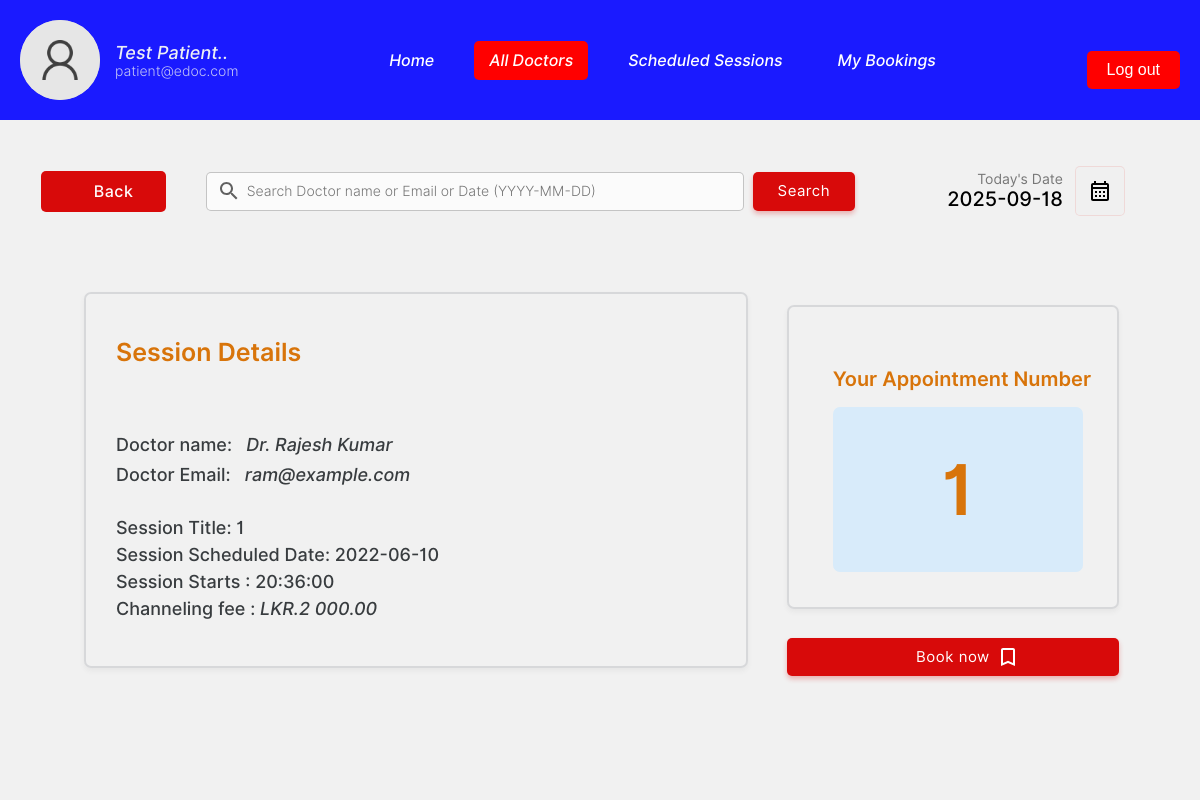
The page /edoc-doctor-appointment-system-main/patient/booking.php?id=2 (signed in) on the database its author committed.
### tables this page shows
CREATE TABLE `patient` (
  `pid` int(11) NOT NULL,
  `pemail` varchar(255) DEFAULT NULL,
  `pname` varchar(255) DEFAULT NULL,
  `ppassword` varchar(255) DEFAULT NULL,
  `paddress` varchar(255) DEFAULT NULL,
  `pnic` varchar(15) DEFAULT NULL,
  `pdob` date DEFAULT NULL,
  `ptel` varchar(15) DEFAULT NULL
);

CREATE TABLE `schedule` (
  `scheduleid` int(11) NOT NULL,
  `docid` varchar(255) DEFAULT NULL,
  `title` varchar(255) DEFAULT NULL,
  `scheduledate` date DEFAULT NULL,
  `scheduletime` time DEFAULT NULL,
  `nop` int(4) DEFAULT NULL
);

CREATE TABLE `doctor` (
  `docid` int(11) NOT NULL,
  `docemail` varchar(255) DEFAULT NULL,
  `docname` varchar(255) DEFAULT NULL,
  `docpassword` varchar(255) DEFAULT NULL,
  `docnic` varchar(15) DEFAULT NULL,
  `doctel` varchar(15) DEFAULT NULL,
  `specialties` int(50) DEFAULT NULL,
  `location` varchar(50) NOT NULL,
  `specialization` varchar(50) NOT NULL,
  `hospital` varchar(50) NOT NULL
);

### edoc-doctor-appointment-system-main/patient/booking.php (the view, shortened to what this page needs)
<!DOCTYPE html>
<html lang="en">
<head>
    <link rel="stylesheet" href="../css/animations.css">
    <link rel="stylesheet" href="../css/main.css">
    <link rel="stylesheet" href="../css/admin.css">
</head>
<body>
    <?php
    if(isset($_SESSION["user"])){
        if(($_SESSION["user"])=="" or $_SESSION['usertype']!='p'){
            header("location: ../login.php");
        }else{
            $useremail=$_SESSION["user"];
        }
    }else{
        header("location: ../login.php");
    }
    include("../connection.php");
    $sqlmain= "select * from patient where pemail=?";
    $stmt = $database->prepare($sqlmain);
    $stmt->bind_param("s",$useremail);
    $stmt->execute();
    $result = $stmt->get_result();
    $userfetch=$result->fetch_assoc();
    $username=$userfetch["pname"];
    $today = date('Y-m-d');
 ?>
<div class="top-bar">
    <div class="profile-header">
        <img src="../img/user.png" alt="">
        <div class="profile-text">
            <p class="profile-title"><?php echo substr($username,0,13)  ?>..</p>
            <p class="profile-subtitle"><?php echo substr($useremail,0,22)  ?></p>
        </div>
    </div>
    <nav class="navbar">
        <a href="index.php">Home</a>
        <a href="doctors.php" class="menu-active">All Doctors</a>
        <a href="schedule.php">Scheduled Sessions</a>
        <a href="appointment.php">My Bookings</a>
    </nav>
    <a href="../logout.php">
        <button class="logout-btn">Log out</button>
    </a>
</div>
        <div class="dash-body">
            <table border="0" width="100%" style=" border-spacing: 0;margin:0;padding:0;margin-top:25px; ">
                <tr >
                    <td width="13%" >
                    <a href="schedule.php" ><button  class="login-btn btn-primary-soft btn btn-icon-back"  style="padding-top:11px;padding-bottom:11px;margin-left:20px;width:125px"><font class="tn-in-text">Back</font></button></a>
                    </td>
                    <td >
                            <form action="schedule.php" method="post" class="header-search">
                                        <input type="search" name="search" class="input-text header-searchbar" placeholder="Search Doctor name or Email or Date (YYYY-MM-DD)" list="doctors" >&nbsp;&nbsp;
                                        <input type="Submit" value="Search" class="login-btn btn-primary btn" style="padding-left: 25px;padding-right: 25px;padding-top: 10px;padding-bottom: 10px;">
                                        </form>
                    </td>
                    <td width="15%">
                        <p style="font-size: 14px;color: rgb(119, 119, 119);padding: 0;margin: 0;text-align: right;">
                            Today's Date
                        </p>
                        <p class="heading-sub12" style="padding: 0;margin: 0;">
                            <?php
                                echo $today;
                        ?>
                        </p>
                    </td>
                    <td width="10%">
                        <button  class="btn-label"  style="display: flex;justify-content: center;align-items: center;"><img src="../img/calendar.svg" width="100%"></button>
                    </td>
                </tr>
                <tr>
                    <td colspan="4" style="padding-top:10px;width: 100%;" >
                    </td>
                </tr>
                <tr>
                   <td colspan="4">
                       <center>
                        <div class="abc scroll">
                        <table width="100%" class="sub-table scrolldown" border="0" style="padding: 50px;border:none">
                        <tbody>
                            <?php
                            if(($_GET)){
                                if(isset($_GET["id"])){
                                    $id=$_GET["id"];
                                    $sqlmain= "select * from schedule inner join doctor on schedule.docid=doctor.docid where schedule.scheduleid=? order by schedule.scheduledate desc";
                                    $stmt = $database->prepare($sqlmain);
                                    $stmt->bind_param("i", $id);
                                    $stmt->execute();
                                    $result = $stmt->get_result();
                                    $row=$result->fetch_assoc();
                                    $scheduleid=$row["scheduleid"];
                                    $title=$row["title"];
                                    $docname=$row["docname"];
                                    $docemail=$row["docemail"];
                                    $scheduledate=$row["scheduledate"];
                                    $scheduletime=$row["scheduletime"];
                                    $sql2="select * from appointment where scheduleid=$id";
                                     $result12= $database->query($sql2);
                                     $apponum=($result12->num_rows)+1;
                                    echo '
                                        <form action="booking-complete.php" method="post">
                                            <input type="hidden" name="scheduleid" value="'.$scheduleid.'" >
                                            <input type="hidden" name="apponum" value="'.$apponum.'" >
                                            <input type="hidden" name="date" value="'.$today.'" >
                                    ';
                                    echo '
                                    <td style="width: 50%;" rowspan="2">
                                            <div  class="dashboard-items search-items"  >
                                                <div style="width:100%">
                                                        <div class="h1-search" style="font-size:25px;">
                                                            Session Details
                                                        </div><br><br>
                                                        <div class="h3-search" style="font-size:18px;line-height:30px">
                                                            Doctor name:  &nbsp;&nbsp;<b>'.$docname.'</b><br>
                                                            Doctor Email:  &nbsp;&nbsp;<b>'.$docemail.'</b>
                                                        </div>
                                                        <div class="h3-search" style="font-size:18px;">
                                                        </div><br>
                                                        <div class="h3-search" style="font-size:18px;">
                                                            Session Title: '.$title.'<br>
                                                            Session Scheduled Date: '.$scheduledate.'<br>
                                                            Session Starts : '.$scheduletime.'<br>
                                                            Channeling fee : <b>LKR.2 000.00</b>
                                                        </div>
                                                        <br>
                                                </div>
                                            </div>
                                        </td>
                                        <td style="width: 25%;">
                                            <div  class="dashboard-items search-items"  >
                                                <div style="width:100%;padding-top: 15px;padding-bottom: 15px;">
                                                        <div class="h1-search" style="font-size:20px;line-height: 35px;margin-left:8px;text-align:center;">
                                                            Your Appointment Number
                                                        </div>
                                                        <center>
                                                        <div class=" dashboard-icons" style="margin-left: 0px;width:90%;font-size:70px;font-weight:800;text-align:center;color:var(--btnnictext);background-color: var(--btnice)">'.$apponum.'</div>
                                                    </center>
                                                        </div><br>
                                                        <br>
                                                        <br>
                                                </div>
                                            </div>
                                        </td>
                                        </tr>
                                        <tr>
                                            <td>
                                                <input type="Submit" class="login-btn btn-primary btn btn-book" style="margin-left:10px;padding-left: 25px;padding-right: 25px;padding-top: 10px;padding-bottom: 10px;width:95%;text-align: center;" value="Book now" name="booknow"></button>
                                            </td>
                                        </tr>
                                        ';
                                }
                            }
                            ?>
                        </table>
                        </div>
</body>
</html>

### edoc-doctor-appointment-system-main/css/main.css (style rules this page uses)
:root { --primarycolor: #d8740a; --primarycolorhover: #d35800ee; --btnice:#D8EBFA; --btnnicetext:#d5650f; }
body { margin: 0; padding: 0; border-spacing: 0; font-family: 'Inter', sans-serif; }
.input-text { border-radius: 4px; border: 0.5px solid rgb(226, 226, 226); padding: 10px; width: 92%; transition: 0.2s; outline: none; }
.input-text { border: 1px solid #e9ecef; font-size: 14px; line-height: 26px; background-color: #fff; display: block; width: 100%; padding: .375rem .75rem; font-weight: 300; line-height: 1.5; color: #212529; background-color: #fff; background-clip: padding-box; -webkit-appearance: none; -moz-appearance: none; appearance: none; border-radius: .25rem; transition: border-color .15s ease-in-out,box-shadow .15s ease-in-out; }
.input-text::placeholder { font-family: 'Inter', sans-serif; }
.btn { cursor: pointer; padding: 8px 20px; outline: none; text-decoration: none; font-size: 15px; letter-spacing: 0.5px; transition: all 0.3s; border-radius: 5px; font-family: 'Inter', sans-serif; }
.btn-primary { background-color:#d80a0a ; border:#d80a0a ; color: rgb(255, 255, 255) ; box-shadow: 0 3px 5px 0 rgba(212, 30, 30, 0.3); }
.btn-primary-soft { background-color: #d80a0a ; color:#fefcfc; font-weight: 500; font-size: 16px; border: none; }
.btn-label { margin-left: 10px; padding: 12px 12px; outline: none; text-decoration: none; font-size: 15px; letter-spacing: 0.5px; transition: all 0.3s; border-radius: 5px; background-color: #f0f0f073; border: 1px solid rgba(227, 11, 8, 0.1) ; font-family: 'Inter', sans-serif; }
.sub-table { border: 1px solid #ebebeb; border-radius: 8px; }
.abc { width: 100%; height: 550px; overflow: auto; }
input[type=search] { background-image: url('../img/search.svg'); background-position: 10px 50%; background-repeat: no-repeat; transition: 0.5s; padding: 8px 20px 8px 40px; }
.menu-active { color: var(--primarycolor); background-color: var(); }
.btn-icon-back { background-image: url('../img/icons/back-iceblueeee.svg'); background-position: 18px 50%; background-repeat: no-repeat; transition: 0.5s; padding: 8px 20px 8px 40px; }
.dashboard-items { border: 2px solid #c9cbce9f; border-radius: 7px; color: var(--primarycolor); }
.dashboard-icons { background-color: rgba(184, 184, 184, 0.247); padding-top: 30px; padding-bottom: 30px; border-radius: 7px; margin-left: 40px; margin-right: 0px; }
.search-items { padding:20px; margin:10px; width:95%; display: flex; padding-left:0; padding-left: 30px; box-sizing: border-box; line-height: 1.5; box-shadow: 0 3px 5px 0 rgba(95, 95, 97, 0.068); }
.h1-search { margin: 0; padding: 0; font-size: 23px; font-weight: 600; padding-top: 20px; padding-bottom: 10px; }
.h3-search { margin: 0; padding: 0; font-size: 15px; font-weight: 500; color: #212529e3; }
.btn-book { background-image: url('../img/icons/book-balck.svg'); background-position: 68% 50%; background-repeat: no-repeat; transition: 0.5s; }

### edoc-doctor-appointment-system-main/css/admin.css (style rules this page uses)
.profile-title { font-weight: 500; color: #edeff5; font-size: 22px; margin: 0; }
.profile-subtitle { font-weight: 300; color: #8492a6; font-size: 15px; margin: 0; }
.logout-btn { margin-top: 20px; width: 100%; text-align: center; padding: 10px; background-color: red; color: white; border-radius: 5px; cursor: pointer; border: none; }
.dash-body { width: 100%; padding: 20px; background-color: #f1f1f1; }
.header-search { display: flex; justify-content: center; }
.header-searchbar { width: 75%; background-color: rgba(255, 255, 255, 0.705); border: 0.5px solid rgba(190, 190, 190, 0.884); padding: 8px; border-radius: 5px; }
.heading-sub12 { font-weight: 500; font-size: 20px; text-align: right; }

### rows shown on the page
patient: pname "Test Patient"
schedule: docid.docname "Dr. Rajesh Kumar", docid.docemail "ram@example.com", title "1", scheduledate "2022-06-10", scheduletime "20:36:00"

### other values the page prints
substr($useremail,0,22) "patient@edoc.com"
$apponum "1"
